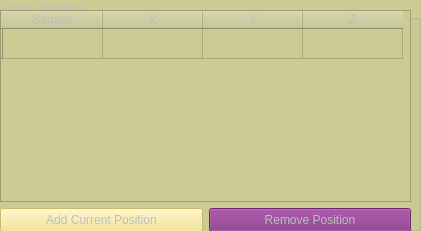
         <widget class="QGroupBox" name="stored_positions_4">
          <property name="enabled">
           <bool>false</bool>
          </property>
          <property name="geometry">
           <rect>
            <x>690</x>
            <y>0</y>
            <width>421</width>
            <height>231</height>
           </rect>
          </property>
          <property name="styleSheet">
           <string notr="true">background-color: rgb(203,203,147);</string>
          </property>
          <property name="title">
           <string>Plane Positions</string>
          </property>
          <widget class="QWidget" name="layoutWidget_12">
           <property name="geometry">
            <rect>
             <x>0</x>
             <y>10</y>
             <width>411</width>
             <height>252</height>
            </rect>
           </property>
           <layout class="QGridLayout" name="gridLayout_29">
            <item row="2" column="0">
             <widget class="QPushButton" name="add_position_3">
              <property name="sizePolicy">
               <sizepolicy hsizetype="Minimum" vsizetype="Minimum">
                <horstretch>0</horstretch>
                <verstretch>0</verstretch>
               </sizepolicy>
              </property>
              <property name="styleSheet">
               <string notr="true">background-color: rgb(244, 226, 133)</string>
              </property>
              <property name="text">
               <string>Add Current Position</string>
              </property>
             </widget>
            </item>
            <item row="2" column="1">
             <widget class="QPushButton" name="remove_position_3">
              <property name="sizePolicy">
               <sizepolicy hsizetype="Minimum" vsizetype="Minimum">
                <horstretch>0</horstretch>
                <verstretch>0</verstretch>
               </sizepolicy>
              </property>
              <property name="styleSheet">
               <string notr="true">background-color: rgb(130, 46, 129)</string>
              </property>
              <property name="text">
               <string>Remove Position</string>
              </property>
             </widget>
            </item>
            <item row="3" column="0" colspan="2">
             <widget class="QPushButton" name="go_to_position_3">
              <property name="sizePolicy">
               <sizepolicy hsizetype="Minimum" vsizetype="Minimum">
                <horstretch>0</horstretch>
                <verstretch>0</verstretch>
               </sizepolicy>
              </property>
              <property name="styleSheet">
               <string notr="true">background-color: rgb(211, 97, 53);</string>
              </property>
              <property name="text">
               <string>Go To</string>
              </property>
             </widget>
            </item>
            <item row="1" column="0" colspan="2">
             <widget class="QTableWidget" name="plane_positions_2">
              <property name="sizePolicy">
               <sizepolicy hsizetype="Minimum" vsizetype="Minimum">
                <horstretch>0</horstretch>
                <verstretch>0</verstretch>
               </sizepolicy>
              </property>
              <property name="styleSheet">
               <string notr="true">background-color: rgb(203,203,147);</string>
              </property>
              <property name="tabKeyNavigation">
               <bool>true</bool>
              </property>
              <property name="dragEnabled">
               <bool>true</bool>
              </property>
              <property name="alternatingRowColors">
               <bool>true</bool>
              </property>
              <attribute name="horizontalHeaderCascadingSectionResizes">
               <bool>false</bool>
              </attribute>
              <row>
               <property name="text">
                <string/>
               </property>
              </row>
              <column>
               <property name="text">
                <string>Sample</string>
               </property>
              </column>
              <column>
               <property name="text">
                <string>X</string>
               </property>
              </column>
              <column>
               <property name="text">
                <string>Y</string>
               </property>
              </column>
              <column>
               <property name="text">
                <string>Z</string>
               </property>
              </column>
             </widget>
            </item>
           </layout>
          </widget>
         </widget>
